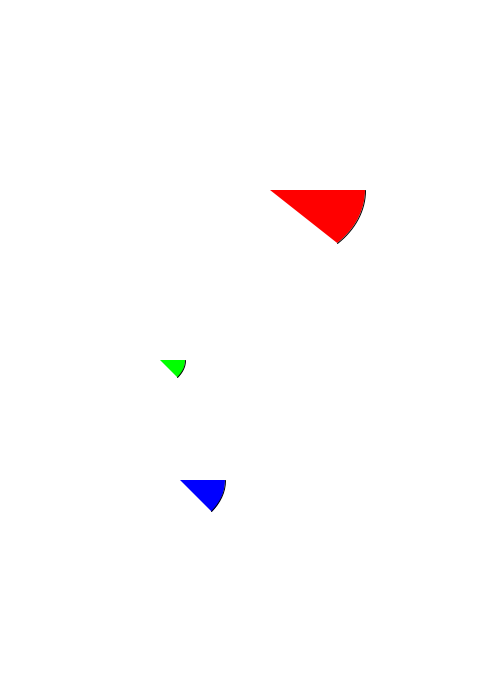
Frame 1 (no input)
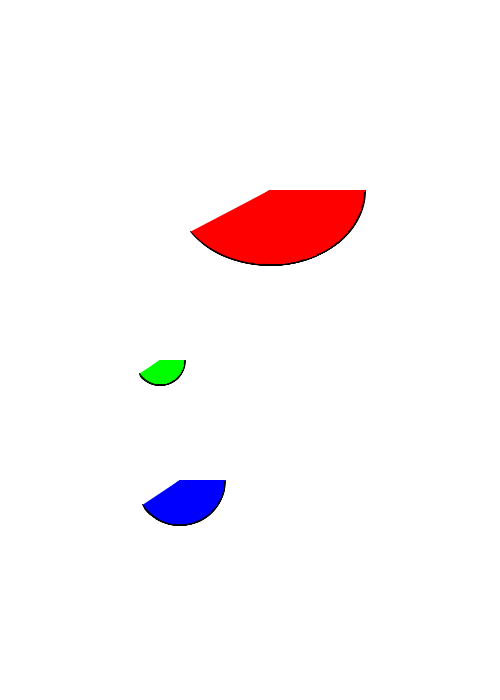
Frame 60 (the mouse pressed at the canvas centre just before this capture)
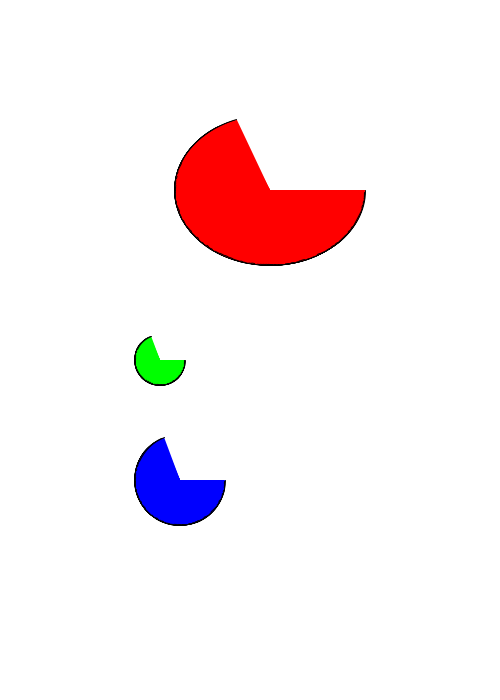
Frame 120 (the mouse held since frame 60 and released just before this capture)

The Processing sketch that drew these frames (run headless with seeded random() and noise(); from frame 60 on, the mouse is pressed at the canvas centre):

// Processing sketch: processing_68040
// ── processing_68040.pde

float a=0.0;
float b=0.0;
float c=0.0;

void setup()
   {
    size(500,700);
    background(#FFFFFF);
     smooth();
    }

void draw()
      {
        fill(255,0,0);
        arc (270,190,190,150,0+a,PI/4+a);
         a+=0.03;
        
        fill(0,0,255); 
        arc (180,480,90,90,0+c,PI/4+c);
         c+=0.03;  
         
        fill(0,255,0); 
        arc (160,360,50,50,0+b,PI/4+b);
         b+=0.03;
        }
